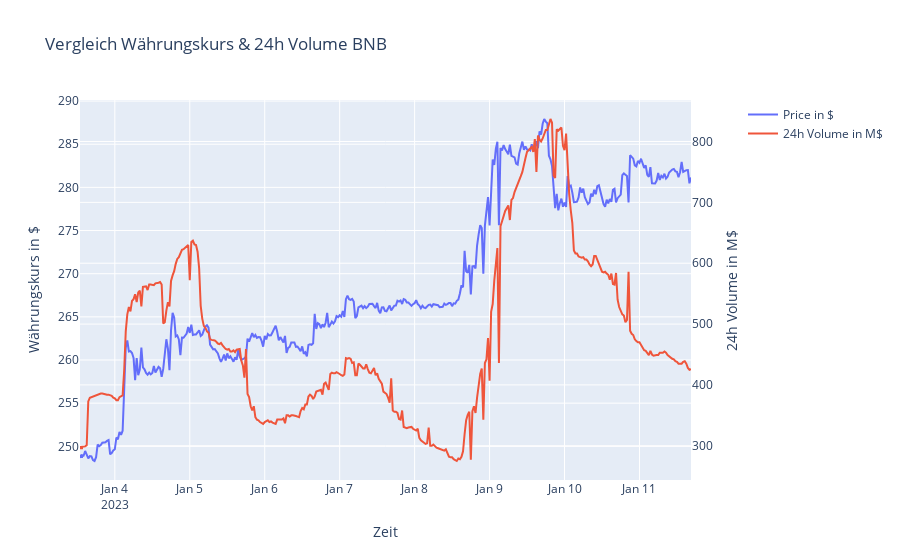

Source (notebook cell):
### Code cell
fig = merge_plots(PriceDF,VolumeDF,"BNB")
fig.update_yaxes(title_text="Währungskurs in $", secondary_y=False)
fig.update_yaxes(title_text="24h Volume in M$", secondary_y=True)
fig.update_layout(title_text="Vergleich Währungskurs & 24h Volume BNB")
fig.show()

### Figure 1 — Plotly figure (JSON) as saved in the notebook; plotly's stock layout.template omitted (floating-point values rounded to 4 significant figures; data arrays with more than 128 entries replaced by an {"elided": "..."} marker saying what was removed)
{"data": [{"name": "Price in $", "type": "scatter", "x": {"elided": "403 str values"}, "xaxis": "x", "y": {"elided": "403 float values"}, "yaxis": "y"}, {"name": "24h Volume in M$", "type": "scatter", "x": {"elided": "403 str values"}, "xaxis": "x", "y": {"elided": "403 int values"}, "yaxis": "y2"}], "layout": {"title": {"text": "Vergleich Währungskurs & 24h Volume BNB"}, "xaxis": {"anchor": "y", "domain": [0, 0.94], "title": {"text": "Zeit"}}, "yaxis": {"anchor": "x", "domain": [0, 1], "title": {"text": "Währungskurs in $"}}, "yaxis2": {"anchor": "x", "overlaying": "y", "side": "right", "title": {"text": "24h Volume in M$"}}}}
